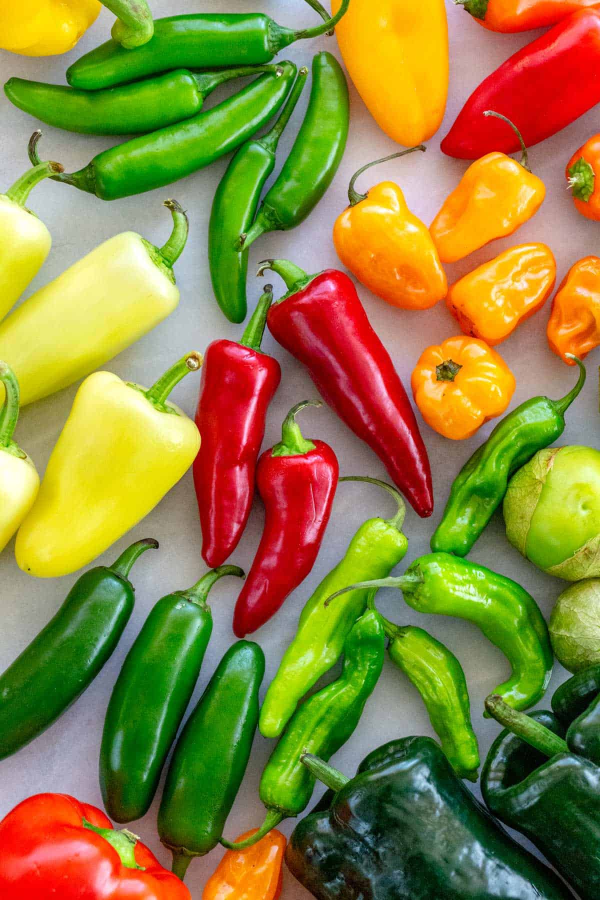
#> input picture zelenjava.jpg, 1200 x 1800 px (shown at 1/2 size)
$ python naloga3.py
#> lines starting #> are read from the running program, lines starting #| are printed output that depends on the picture
import numpy as np
import math
import cv2
import numba
from numba import jit
from numba import prange

@jit(nopython=True)
def euclidean_distance(point1, point2, dimension):
    '''Compute the Euclidean distance between two points considering coordinates and color values.'''

    if dimension == 5:
        x1, y1, R1, G1, B1 = point1
        x2, y2, R2, G2, B2 = point2

        return math.sqrt((x1 - x2) ** 2 + (y1 - y2) ** 2 + (R1 - R2) ** 2 + (G1 - G2) ** 2 + (B1 - B2) ** 2)
    elif dimension == 3:
        R1, G1, B1 = point1
        R2, G2, B2 = point2
        return math.sqrt((R1 - R2) ** 2 + (G1 - G2) ** 2 + (B1 - B2) ** 2)

    return 0

# [52 lines left out: function kmeans, not called in this run]


@jit(nopython=True)
def meanshift(image, h, dimension,radius, max_iterations=10, convergence=0.0001):
    rows, cols, _ = image.shape
    shifted_image = np.zeros_like(image)

    for i in prange(rows):
        for j in prange(cols):

            if dimension == 3:
                current_point = image[i, j].astype(np.float32)
            elif dimension == 5:
                B,G,R = image[i,j]
                current_point = np.array([i,j,B,G,R], dtype=np.float32)

            iterations = 0

            while iterations < max_iterations:
                new_point = np.zeros_like(current_point)
                total_weight = 0.0

                for m in range(max(0, i - radius), min(rows, i + radius + 1)):
                    for n in range(max(0, j - radius), min(cols, j + radius + 1)):

                        if dimension == 3:
                            neighbor_point = image[m, n].astype(np.float32)
                        elif dimension == 5:
                            B,G,R = image[m,n].astype(np.float32)
                            neighbor_point = np.array([m,n,B,G,R], dtype=np.float32)

                        distance = euclidean_distance(current_point, neighbor_point,dimension)
                        weight = jedro(distance, h)

                        new_point += weight * neighbor_point
                        total_weight += weight

                new_point /= total_weight

                if euclidean_distance(current_point, new_point,dimension) < convergence:
                    break

                current_point = new_point
                iterations += 1
            if dimension == 3:
                shifted_image[i, j] = current_point
            elif dimension == 5:
                _,_,B,G,R = current_point
                shifted_image[i,j] = np.array([B,G,R], dtype=np.float32)

    return shifted_image

# [59 lines left out: functions click_event, izracunaj_centre, not called in this run]

def resize_image(image, width, height):
    return cv2.resize(image, (width, height))

@jit(nopython=True)
def jedro(u, h):
    '''Izračuna vrednost gaussovega jedra.'''
    return (1 / (h * np.sqrt(2 * np.pi))) * np.exp(-0.5 * (u / h) ** 2)


if __name__ == "__main__":

    # Load the image
    image_original = cv2.imread("zelenjava.jpg")
#> image_original is the input picture: shape (1800, 1200, 3); mean B, G, R 61, 130.2, 141.7
    image = image_original.copy()
    image_original = resize_image(image_original,256,256)
#> in resize_image, `return cv2.resize(image, (width, height))`:
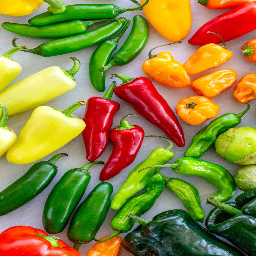
#> returned value: shape (256, 256, 3); mean of channels 0, 1, 2 61, 130.2, 141.6; drawn as B, G, R
    image_original = resize_image(image_original,512,512)
#> call 2 of resize_image, with width = 512, height = 512
#> in resize_image (call 2), `return cv2.resize(image, (width, height))`:
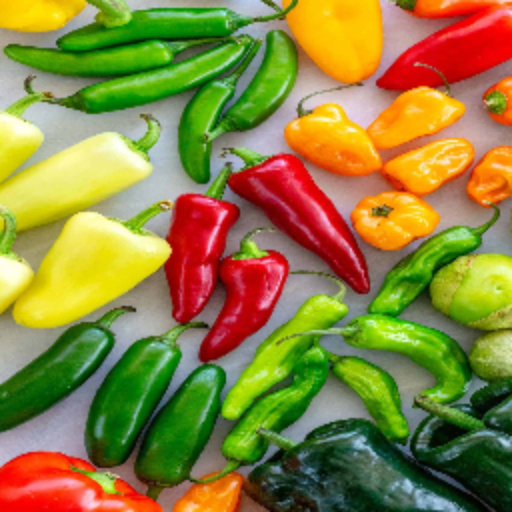
#> returned value: shape (512, 512, 3); mean of channels 0, 1, 2 60.9, 130.1, 141.5; drawn as B, G, R
    image = resize_image(image,256,256)

    #image = kmeans(image,3,10,3)
    #image_3 = meanshift(image,1,5,10)
#> (the run stopped early here; a loop or call above may not have finished)
